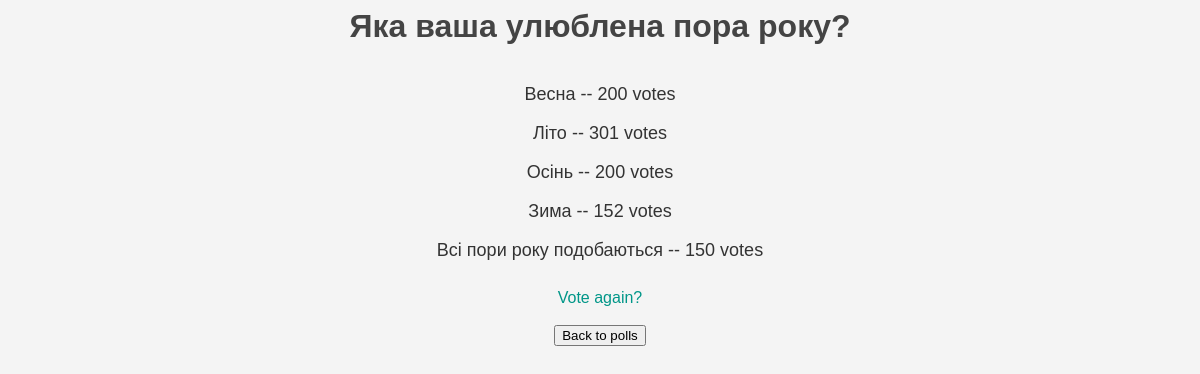
The app's page /polls/1/results/, older data.
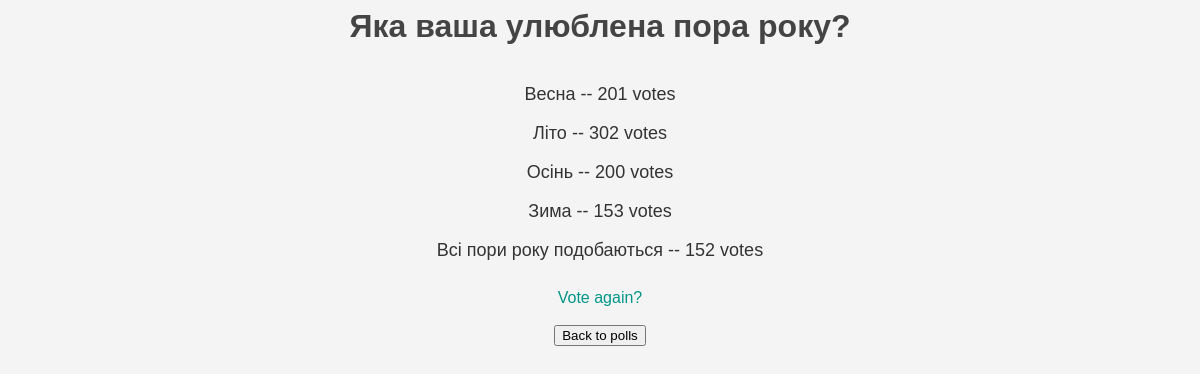
The same page, newer data.
### polls/models.py (models this page shows, shortened)
class Question(models.Model):
    question_text = models.CharField(max_length=200)
    pub_date = models.DateTimeField('date published')

class Choice(models.Model):
    question = models.ForeignKey(Question, on_delete=models.CASCADE)
    choice_text = models.CharField(max_length=200)
    votes = models.IntegerField(default=0)
    image = models.ImageField(upload_to='choices/', blank=True, null=True)

### polls/views.py (the view)
# urls.py: path('<int:pk>/results/', views.ResultsView.as_view(), name='results'),
class ResultsView(generic.DetailView):
    model = Question
    template_name = 'polls/results.html'

### polls/templates/polls/results.html (shortened to what this page needs)
{% load static %}
<link rel="stylesheet" href="{% static 'polls/style.css' %}">
<h1>{{ question.question_text }}</h1>
<div class="container">
  <div class="row">
    <div class="col-8">
      {% for choice in question.choice_set.all %}
        <div class="row">
          <div class="col-8">
            <p class="result-text">{{ choice.choice_text }} -- {{ choice.votes }} vote{{ choice.votes|pluralize }}</p>
          </div>
        </div>
      {% endfor %}
    </div>
  </div>
</div>
<a href="{% url 'polls:detail' question.id %}">Vote again?</a>
<form action="{% url 'polls:index' %}">
    <input type="submit" value="Back to polls">
</form>

### polls/static/polls/style.css (style rules this page uses)
h1 { color: #444; }
.container { display: flex; flex-direction: column; align-items: center; }
.result-text { font-size: 18px; margin-bottom: 10px; }
p { list-style-type: none; }
a { color: #009688; text-decoration: none; }

Row changes from the older to the newer data that the page shows:
changed Choice "Весна": votes "200" → "201"
changed Choice "Літо": votes "301" → "302"
changed Choice "Зима": votes "152" → "153"
changed Choice "Всі пори року подобаються": votes "150" → "152"
